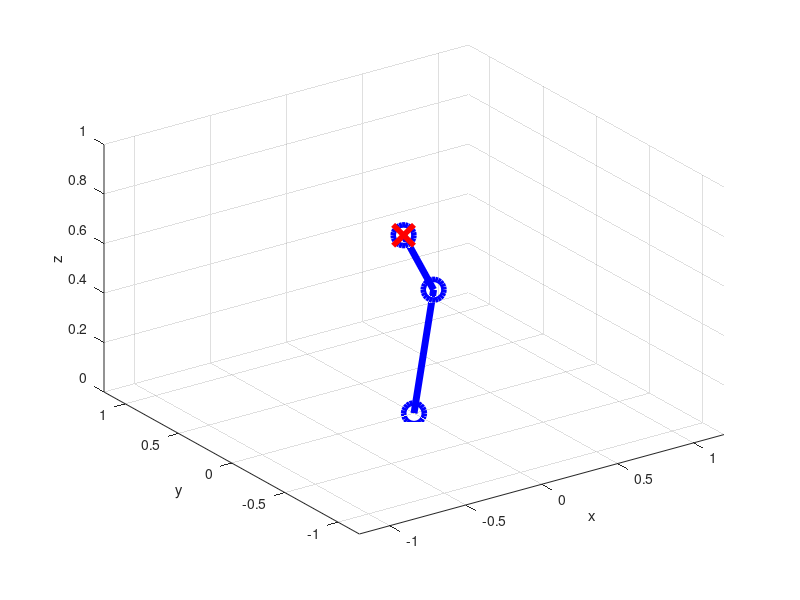

MATLAB code for this plot:
p_final = [-0.1152,-0.066511,0.75441];
q = [30; 60; 80]*(pi/180);

l1 = 0.5;
l2 = 0.5;
    % Dibujar manipulador
    T = @(theta,a,d,alpha) ...
         [cos(theta) -sin(theta)*cos(alpha) sin(theta)*sin(alpha) a*cos(theta);...
          sin(theta) cos(theta)*cos(alpha) -cos(theta)*sin(alpha) a*sin(theta);...
          0 sin(alpha) cos(alpha) d; 0 0 0 1];

    T1 = T(q(1),0.0,0.0,pi/2);
    T2 = T(q(2),l1,0.0,0.0);
    T3 = T(q(3),l2,0.0,0.0);

    T12 = T1*T2;
    T13 = T12*T3;

    p1 = T1(1:3,4);
    p2 = T12(1:3,4);
    p3 = T13(1:3,4);

    figure
    grid on
    hold on
    view([-35,35])

    xlabel('x'); ylabel('y'); zlabel('z');
    axis([-1.2 1.2 -1.2 1.2 0 1]);

    plot3(p1(1),p1(2),p1(3),'bo','MarkerSize',15,'LineWidth',4)
    plot3(p2(1),p2(2),p2(3),'bo','MarkerSize',15,'LineWidth',4)
    plot3(p3(1),p3(2),p3(3),'bo','MarkerSize',15,'LineWidth',4)

    line([p1(1) p2(1)],[p1(2) p2(2)],[p1(3) p2(3)],'color',[0 0 1],'LineWidth',5)
    line([p2(1) p3(1)],[p2(2) p3(2)],[p2(3) p3(3)],'color',[0 0 1],'LineWidth',5)

    plot3(p_final(1),p_final(2),p_final(3),'rx','MarkerSize',15,'LineWidth',4)
